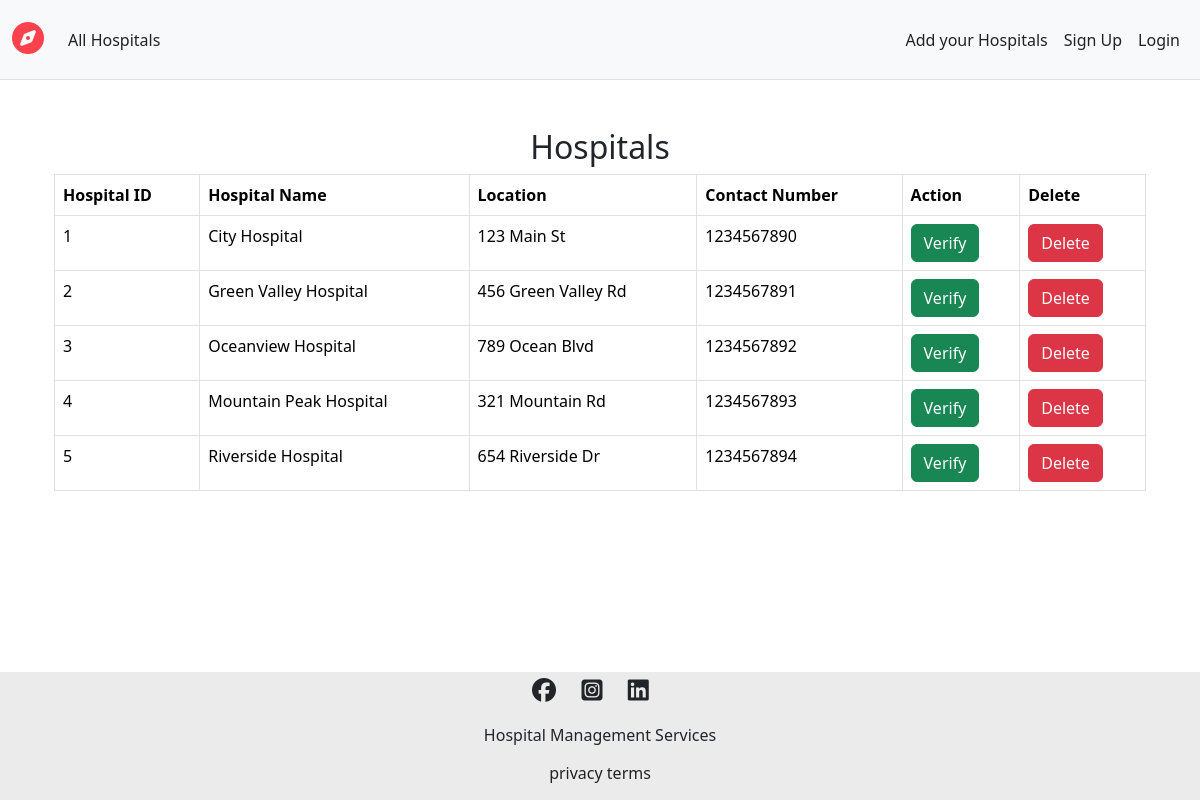
The app's page /admin.php with its own data.
### tables this page shows
CREATE TABLE IF NOT EXISTS hospital (
    id INT AUTO_INCREMENT PRIMARY KEY,
    hospital_name VARCHAR(255) NOT NULL,
    address VARCHAR(255) NOT NULL,
    zip_code VARCHAR(10) NOT NULL,
    contact_number VARCHAR(15),
    email VARCHAR(100),
    doctor_name VARCHAR(255),
    doctor_contact_number VARCHAR(15),
    doctor_email VARCHAR(100),
    image VARCHAR(255),
    password VARCHAR(100)
);

### admin.php (the view, shortened to what this page needs)
<?php
include 'db.php';
$sql = "SELECT * FROM hospital";
$result = $conn->query($sql);
?>
<div class="container mt-5">
    <h2 class="text-center">Hospitals</h2>
    <table class="table table-bordered">
        <thead class="thead-light">
            <tr>
                <th scope="col">Hospital ID</th>
                <th scope="col">Hospital Name</th>
                <th scope="col">Location</th>
                <th scope="col">Contact Number</th>
                <th scope="col">Action</th>
                <th scope="col">Delete</th>
            </tr>
        </thead>
        <tbody>
            <?php if ($result->num_rows > 0): ?>
                <?php while ($row = $result->fetch_assoc()): ?>
                    <tr>
                        <td><?php echo $row['id']; ?></td>
                        <td><?php echo $row['hospital_name']; ?></td>
                        <td><?php echo $row['address']; ?></td>
                        <td><?php echo $row['contact_number']; ?></td>
                        <td>
                            <?php if ($row['verified'] == 0): ?>
                                <form action="" method="post" style="display:inline;">
                                    <button type="submit" class="btn btn-success" onclick="return confirm('Are you sure you want to verify this hospital?');">Verify</button>
                                </form>
                            <?php endif; ?>
                        </td>
                        <td>
                            <form action="" method="post" style="display:inline;">
                                <button type="submit" class="btn btn-danger" onclick="return confirm('Are you sure you want to delete this hospital?');">Delete</button>
                            </form>
                        </td>
                    </tr>
                <?php endwhile; ?>
            <?php else: ?>
                <tr>
                    <td colspan="6" class="text-center">No hospitals found.</td>
                </tr>
            <?php endif; ?>
        </tbody>
    </table>
</div>
<?php
include 'boilerplate.php';
?>

### public/css/style.css (style rules this page uses)
* { margin-top: 0; }
:root { --nav-bg: #1e1e1e; --nav-col-def: #6c757d; --ironblack: #373737; }
body { display: flex; flex-direction: column; min-height: 100vh; }
.container { flex: 1; }

### records on screen
hospital: id "1", hospital_name "City Hospital", address "123 Main St", contact_number "1234567890"
hospital: id "2", hospital_name "Green Valley Hospital", address "456 Green Valley Rd", contact_number "1234567891"
hospital: id "3", hospital_name "Oceanview Hospital", address "789 Ocean Blvd", contact_number "1234567892"
hospital: id "4", hospital_name "Mountain Peak Hospital", address "321 Mountain Rd", contact_number "1234567893"
hospital: id "5", hospital_name "Riverside Hospital", address "654 Riverside Dr", contact_number "1234567894"
